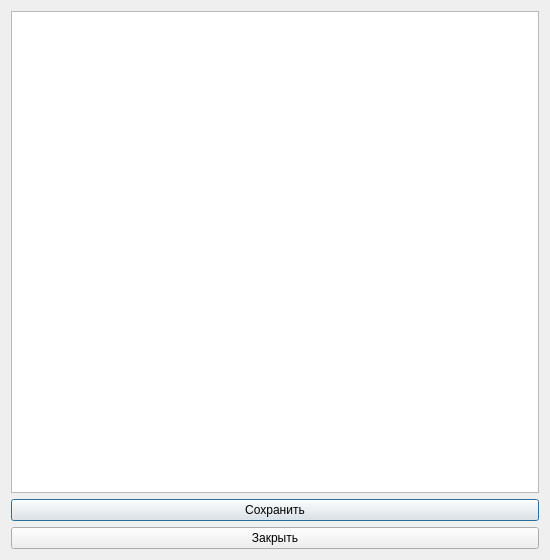
<?xml version="1.0" encoding="UTF-8"?>
<ui version="4.0">
 <class>OutForm</class>
 <widget class="QDialog" name="OutForm">
  <property name="geometry">
   <rect>
    <x>0</x>
    <y>0</y>
    <width>550</width>
    <height>560</height>
   </rect>
  </property>
  <property name="windowTitle">
   <string>Dialog</string>
  </property>
  <layout class="QVBoxLayout" name="verticalLayout">
   <item>
    <widget class="QListWidget" name="lw_out">
     <property name="font">
      <font>
       <family>Lucida Console</family>
       <pointsize>9</pointsize>
      </font>
     </property>
    </widget>
   </item>
   <item>
    <widget class="QPushButton" name="pb_save">
     <property name="text">
      <string>Сохранить</string>
     </property>
    </widget>
   </item>
   <item>
    <widget class="QPushButton" name="pb_close">
     <property name="text">
      <string>Закрыть</string>
     </property>
    </widget>
   </item>
  </layout>
 </widget>
 <resources/>
 <connections/>
</ui>
